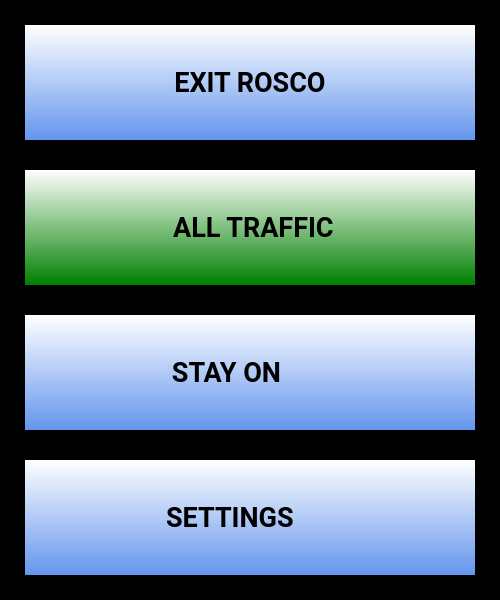
<?xml version="1.0" encoding="UTF-8"?>
<ui version="4.0">
 <class>MenuDialogBase</class>
 <widget class="QDialog" name="MenuDialogBase">
  <property name="geometry">
   <rect>
    <x>0</x>
    <y>0</y>
    <width>500</width>
    <height>600</height>
   </rect>
  </property>
  <property name="sizePolicy">
   <sizepolicy hsizetype="Fixed" vsizetype="Fixed">
    <horstretch>0</horstretch>
    <verstretch>0</verstretch>
   </sizepolicy>
  </property>
  <property name="minimumSize">
   <size>
    <width>500</width>
    <height>600</height>
   </size>
  </property>
  <property name="maximumSize">
   <size>
    <width>500</width>
    <height>600</height>
   </size>
  </property>
  <property name="palette">
   <palette>
    <active>
     <colorrole role="Base">
      <brush brushstyle="SolidPattern">
       <color alpha="255">
        <red>255</red>
        <green>255</green>
        <blue>255</blue>
       </color>
      </brush>
     </colorrole>
     <colorrole role="Window">
      <brush brushstyle="SolidPattern">
       <color alpha="255">
        <red>0</red>
        <green>0</green>
        <blue>0</blue>
       </color>
      </brush>
     </colorrole>
    </active>
    <inactive>
     <colorrole role="Base">
      <brush brushstyle="SolidPattern">
       <color alpha="255">
        <red>255</red>
        <green>255</green>
        <blue>255</blue>
       </color>
      </brush>
     </colorrole>
     <colorrole role="Window">
      <brush brushstyle="SolidPattern">
       <color alpha="255">
        <red>0</red>
        <green>0</green>
        <blue>0</blue>
       </color>
      </brush>
     </colorrole>
    </inactive>
    <disabled>
     <colorrole role="Base">
      <brush brushstyle="SolidPattern">
       <color alpha="255">
        <red>0</red>
        <green>0</green>
        <blue>0</blue>
       </color>
      </brush>
     </colorrole>
     <colorrole role="Window">
      <brush brushstyle="SolidPattern">
       <color alpha="255">
        <red>0</red>
        <green>0</green>
        <blue>0</blue>
       </color>
      </brush>
     </colorrole>
    </disabled>
   </palette>
  </property>
  <property name="font">
   <font>
    <family>Roboto</family>
    <pointsize>12</pointsize>
    <weight>75</weight>
    <bold>true</bold>
   </font>
  </property>
  <property name="windowTitle">
   <string>Form</string>
  </property>
  <property name="styleSheet">
   <string notr="true">QPushButton
{
	 border: none;
	background-color: qlineargradient( x1:0, y1:0, x2:0, y2:1, stop: 0 white, stop:1 CornflowerBlue ); margin: 5px;
}</string>
  </property>
  <layout class="QVBoxLayout" name="verticalLayout">
   <property name="spacing">
    <number>20</number>
   </property>
   <property name="leftMargin">
    <number>20</number>
   </property>
   <property name="topMargin">
    <number>20</number>
   </property>
   <property name="rightMargin">
    <number>20</number>
   </property>
   <property name="bottomMargin">
    <number>20</number>
   </property>
   <item>
    <widget class="QPushButton" name="m_pExitButton">
     <property name="sizePolicy">
      <sizepolicy hsizetype="MinimumExpanding" vsizetype="MinimumExpanding">
       <horstretch>0</horstretch>
       <verstretch>0</verstretch>
      </sizepolicy>
     </property>
     <property name="font">
      <font>
       <family>Roboto</family>
       <pointsize>20</pointsize>
       <weight>75</weight>
       <bold>true</bold>
      </font>
     </property>
     <property name="autoFillBackground">
      <bool>false</bool>
     </property>
     <property name="text">
      <string> EXIT ROSCO </string>
     </property>
     <property name="icon">
      <iconset resource="ahrsresources.qrc">
       <normaloff>:/icons/resources/Rosco.png</normaloff>:/icons/resources/Rosco.png</iconset>
     </property>
     <property name="iconSize">
      <size>
       <width>64</width>
       <height>64</height>
      </size>
     </property>
     <property name="autoDefault">
      <bool>false</bool>
     </property>
     <property name="flat">
      <bool>false</bool>
     </property>
    </widget>
   </item>
   <item>
    <widget class="QPushButton" name="m_pTrafficButton">
     <property name="sizePolicy">
      <sizepolicy hsizetype="MinimumExpanding" vsizetype="MinimumExpanding">
       <horstretch>0</horstretch>
       <verstretch>0</verstretch>
      </sizepolicy>
     </property>
     <property name="font">
      <font>
       <family>Roboto</family>
       <pointsize>20</pointsize>
       <weight>75</weight>
       <bold>true</bold>
      </font>
     </property>
     <property name="styleSheet">
      <string notr="true">QPushButton { background-color: qlineargradient( x1:0, y1:0, x2:0, y2:1, stop: 0 white, stop:1 green ); }</string>
     </property>
     <property name="text">
      <string> ALL TRAFFIC</string>
     </property>
     <property name="icon">
      <iconset resource="ahrsresources.qrc">
       <normaloff>:/icons/resources/Traffic.png</normaloff>:/icons/resources/Traffic.png</iconset>
     </property>
     <property name="iconSize">
      <size>
       <width>64</width>
       <height>64</height>
      </size>
     </property>
     <property name="autoDefault">
      <bool>false</bool>
     </property>
    </widget>
   </item>
   <item>
    <widget class="QPushButton" name="m_pStayOnButton">
     <property name="sizePolicy">
      <sizepolicy hsizetype="MinimumExpanding" vsizetype="MinimumExpanding">
       <horstretch>0</horstretch>
       <verstretch>0</verstretch>
      </sizepolicy>
     </property>
     <property name="font">
      <font>
       <family>Roboto</family>
       <pointsize>20</pointsize>
       <weight>75</weight>
       <bold>true</bold>
      </font>
     </property>
     <property name="text">
      <string> STAY ON        </string>
     </property>
     <property name="icon">
      <iconset resource="ahrsresources.qrc">
       <normaloff>:/icons/resources/StayOn.png</normaloff>:/icons/resources/StayOn.png</iconset>
     </property>
     <property name="iconSize">
      <size>
       <width>64</width>
       <height>64</height>
      </size>
     </property>
     <property name="autoDefault">
      <bool>false</bool>
     </property>
    </widget>
   </item>
   <item>
    <widget class="QPushButton" name="m_pSettingsButton">
     <property name="sizePolicy">
      <sizepolicy hsizetype="MinimumExpanding" vsizetype="MinimumExpanding">
       <horstretch>0</horstretch>
       <verstretch>0</verstretch>
      </sizepolicy>
     </property>
     <property name="font">
      <font>
       <family>Roboto</family>
       <pointsize>20</pointsize>
       <weight>75</weight>
       <bold>true</bold>
      </font>
     </property>
     <property name="text">
      <string> SETTINGS       </string>
     </property>
     <property name="icon">
      <iconset resource="ahrsresources.qrc">
       <normaloff>:/icons/resources/Settings.png</normaloff>:/icons/resources/Settings.png</iconset>
     </property>
     <property name="iconSize">
      <size>
       <width>64</width>
       <height>64</height>
      </size>
     </property>
     <property name="autoDefault">
      <bool>false</bool>
     </property>
    </widget>
   </item>
  </layout>
 </widget>
 <resources>
  <include location="ahrsresources.qrc"/>
 </resources>
 <connections/>
</ui>
